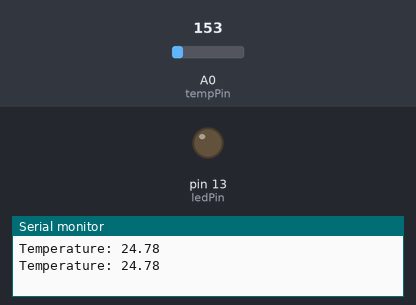
Simulated run of this sketch. Board: Arduino Uno, built with avr-gcc and run on an emulated ATmega328P. Parts: output pins drawn as LEDs (lit = HIGH), the last lines printed to the serial monitor. The inputs (shaded band) are chosen by the test bench; at power-on: A0 (tempPin) = 153.

Above: at 1.8 s.
1.9 s: A0 (tempPin) set to 174
At 2.3 s:
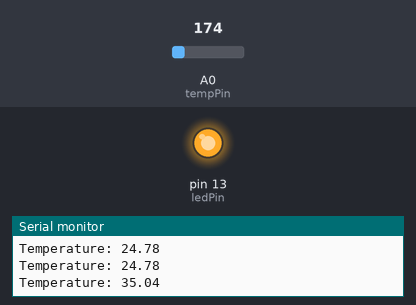
3.5 s: A0 (tempPin) set to 133
At 5.1 s:
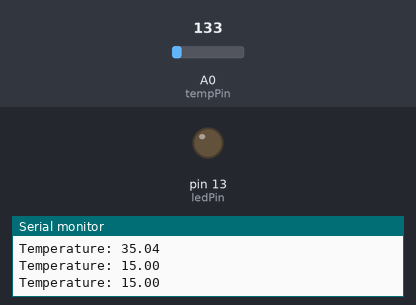
5.5 s: A0 (tempPin) set to 165
At 6.7 s:
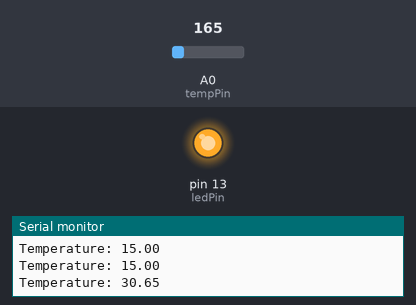
Timing chart, 0 to 8.5 s (numbered marks = the images above; inputs shaded):
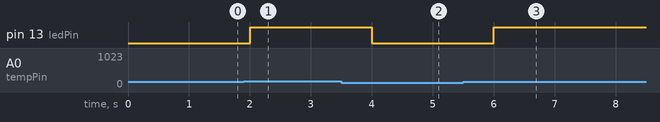

The sketch:

temperature_monitoring.ino
```cpp
int tempPin = A0;
int ledPin = 13;

void setup() {
  Serial.begin(9600);
  pinMode(ledPin, OUTPUT);
}

void loop() {

  int sensorValue = analogRead(tempPin);

  float voltage = sensorValue * (5.0 / 1023.0);

  float temperature = (voltage - 0.5) * 100;

  Serial.print("Temperature: ");
  Serial.println(temperature);

  if(temperature > 30) {
    digitalWrite(ledPin, HIGH);
  } else {
    digitalWrite(ledPin, LOW);
  }

  delay(1000);
}
```

Measured:
- the behaviour switches between 163 and 164 on A0 (tempPin) (found by bisection; images 0 and 1)
- after the input at 1.9 s, pin 13 (ledPin): LOW → HIGH after 0.10 s
- after the input at 3.5 s, pin 13 (ledPin): HIGH → LOW after 0.50 s
- after the input at 5.5 s, pin 13 (ledPin): LOW → HIGH after 0.50 s
